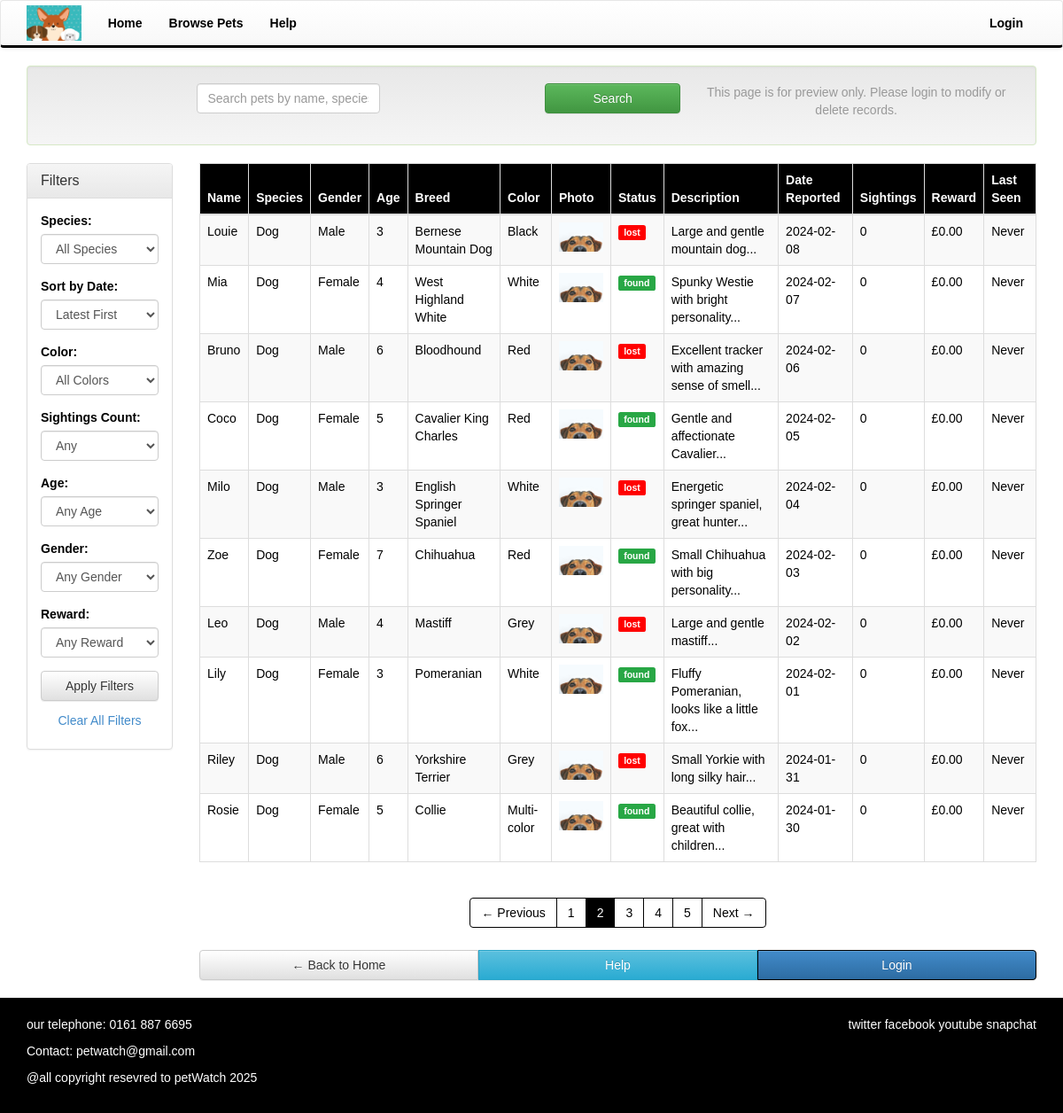
The page /controllers/browse.php?page=2 on the database its author committed.
### tables this page shows
CREATE TABLE "pets"
(
    id            INTEGER
        primary key autoincrement,
    name          TEXT,
    species       TEXT,
    breed         TEXT,
    color         TEXT,
    photo_url     TEXT,
    status        TEXT,
    description   TEXT,
    date_reported DATE,
    user_id       INTEGER
        references users,
    gender        TEXT,
    age           DECIMAL(4, 2),
    check (age >= 0 AND age <= 100),
    check (gender IN ('Male', 'Female')),
    check (status IN ('lost', 'found'))
);

### controllers/browse.php (called while the page is built, shortened)
<?php
require_once '../Model/PetModel.php';
$petModel = new PetModel('../database/petwatch.sqlite');
$search = isset($_GET['search']) ? $_GET['search'] : '';
$species = isset($_GET['species']) ? $_GET['species'] : '';
$color = isset($_GET['color']) ? $_GET['color'] : '';
$gender = isset($_GET['gender']) ? $_GET['gender'] : '';
$age = isset($_GET['age']) ? $_GET['age'] : '';
$sightings = isset($_GET['sightings']) ? $_GET['sightings'] : '';
$reward = isset($_GET['reward']) ? $_GET['reward'] : '';
$sort = isset($_GET['sort']) ? $_GET['sort'] : 'late';
$page = isset($_GET['page']) ? (int)$_GET['page'] : 1;
$filters = [
    'species' => $species,
    'color' => $color,
    'gender' => $gender,
    'age' => $age,
    'sightings' => $sightings,
    'reward' => $reward,
    'sort' => $sort
];
$filters = array_filter($filters);
$pets = $petModel->getPets($search, $filters, $page, 10);
$totalPets = $petModel->getTotalPets($search, $filters);
$totalPages = ceil($totalPets / 10);
include '../views/browse.phtml';
?>

### Model/PetModel.php (called while the page is built, shortened)
<?php
class PetModel
{
    private $db;
    public function __construct($databasePath)
    {
        try {
            $this->db = new PDO('sqlite:' . $databasePath);
            $this->db->setAttribute(PDO::ATTR_ERRMODE, PDO::ERRMODE_EXCEPTION);
        } catch (PDOException $e) {
            die("Database connection failed: " . $e->getMessage());
        }
    }
    public function getPets($search = '', $filters = [], $page = 1, $perPage = 10)
    {
        $offset = ($page - 1) * $perPage;
        $sql = "SELECT p.*,
                       COUNT(s.id) as sighting_count,
                       COALESCE(SUM(s.reward), 0) as total_reward,
                       MAX(s.timestamp) as last_sighting
                FROM pets p
                LEFT JOIN sightings s ON p.id = s.pet_id
                WHERE 1=1";
        $params = [];
        $sql .= " GROUP BY p.id";
        $sort = isset($filters['sort']) ? $filters['sort'] : 'late';
        if ($sort === 'early') {
            $sql .= " ORDER BY p.date_reported ASC";
        } else {
            $sql .= " ORDER BY p.date_reported DESC";
        }
        $sql .= " LIMIT ? OFFSET ?";
        $params[] = $perPage;
        $params[] = $offset;
        try {
            $stmt = $this->db->prepare($sql);
            $stmt->execute($params);
            return $stmt->fetchAll(PDO::FETCH_ASSOC);
        } catch (PDOException $e) {
            return [];
        }
    }
    public function getTotalPets($search = '', $filters = [])
    {
        $sql = "SELECT COUNT(DISTINCT p.id) as total
                FROM pets p
                WHERE 1=1";
        $params = [];
        try {
            $stmt = $this->db->prepare($sql);
            $stmt->execute($params);
            $result = $stmt->fetch(PDO::FETCH_ASSOC);
            return isset($result['total']) ? $result['total'] : 0;
        } catch (PDOException $e) {
            return 0;
        }
    }
}
?>

### views/browse.phtml (the view, shortened to what this page needs)
<?php global $search, $species, $sort, $color, $sightings, $age, $gender, $reward, $page, $totalPages; ?>
<?php include 'template/header.phtml'; ?>
    <div class="container">
        <div class="row">
            <div class="col-xs-12">
                <div class="well search-well text-center">
                    <form method="get" action="browse.php" class="form-inline">
                        <div class="form-group col-xs-12 col-sm-8 col-md-6 col-lg-6">
                            <input type="text" name="search" class="form-control"
                                   placeholder="Search pets by name, species, breed..."
                                   value="<?php echo htmlspecialchars($search); ?>">
                        </div>
                        <div class="form-group col-xs-12 col-sm-4 col-md-3 col-lg-2">
                            <button type="submit" class="btn btn-success btn-block">Search</button>
                        </div>
                    </form>
                    <p class="text-muted hidden-xs">
                        This page is for preview only. Please login to modify or delete records.
                    </p>
                </div>
            </div>
        </div>
        <div class="row">
            <div class="col-xs-12 col-md-3 col-lg-2">
                <div class="panel panel-default filter-panel">
                    <div class="panel-heading">
                        <h4 class="panel-title">
                            Filters
                        </h4>
                    </div>
                    <div id="filterCollapse" class="panel-body collapse in">
                        <form method="get" action="browse.php" id="filterForm">
                            <div class="form-group">
                                <label>Species:</label>
                                <select name="species" class="form-control" onchange="this.form.submit()">
                                    <option value="">All Species</option>
                                </select>
                            </div>
                            <div class="form-group">
                                <label>Sort by Date:</label>
                                <select name="sort" class="form-control" onchange="this.form.submit()">
                                    <option value="late" <?php echo $sort == 'late' ? 'selected' : ''; ?>>Latest First</option>
                                </select>
                            </div>
                            <div class="form-group">
                                <label>Color:</label>
                                <select name="color" class="form-control" onchange="this.form.submit()">
                                    <option value="">All Colors</option>
                                </select>
                            </div>
                            <div class="form-group">
                                <label>Sightings Count:</label>
                                <select name="sightings" class="form-control" onchange="this.form.submit()">
                                    <option value="">Any</option>
                                </select>
                            </div>
                            <div class="form-group">
                                <label>Age:</label>
                                <select name="age" class="form-control" onchange="this.form.submit()">
                                    <option value="">Any Age</option>
                                </select>
                            </div>
                            <div class="form-group">
                                <label>Gender:</label>
                                <select name="gender" class="form-control" onchange="this.form.submit()">
                                    <option value="">Any Gender</option>
                                </select>
                            </div>
                            <div class="form-group">
                                <label>Reward:</label>
                                <select name="reward" class="form-control" onchange="this.form.submit()">
                                    <option value="">Any Reward</option>
                                </select>
                            </div>
                            <button type="submit" class="btn btn-default btn-block">Apply Filters</button>
                            <a href="browse.php" class="btn btn-link btn-block">Clear All Filters</a>
                        </form>
                    </div>
                </div>
            </div>
            <div class="col-xs-12 col-md-9 col-lg-10">
                <?php if (empty($pets) && !empty($search)): ?>
                    <div class="alert alert-info text-center">
                        <p>Sorry, your search for "<?php echo htmlspecialchars($search); ?>" did not match any pets.</p>
                        <p>Try different keywords or <a href="browse.php">clear your search</a>.</p>
                    </div>
                <?php else: ?>
                    <div class="hidden-xs hidden-sm">
                        <div class="table-responsive">
                            <table class="table table-bordered table-striped">
                                <thead>
                                <tr>
                                    <th>Name</th>
                                    <th>Species</th>
                                    <th>Gender</th>
                                    <th>Age</th>
                                    <th>Breed</th>
                                    <th>Color</th>
                                    <th>Photo</th>
                                    <th>Status</th>
                                    <th>Description</th>
                                    <th>Date Reported</th>
                                    <th>Sightings</th>
                                    <th>Reward</th>
                                    <th>Last Seen</th>
                                </tr>
                                </thead>
                                <tbody>
                                <?php foreach ($pets as $pet): ?>
                                    <tr>
                                        <td><?php echo htmlspecialchars($pet['name']); ?></td>
                                        <td><?php echo htmlspecialchars($pet['species']); ?></td>
                                        <td><?php echo htmlspecialchars(isset($pet['gender']) ? $pet['gender'] : 'Unknown'); ?></td>
                                        <td><?php echo htmlspecialchars(isset($pet['age']) ? $pet['age'] : 'Unknown'); ?></td>
                                        <td><?php echo htmlspecialchars($pet['breed']); ?></td>
                                        <td><?php echo htmlspecialchars($pet['color']); ?></td>
                                        <td>
                                            <?php if (!empty($pet['photo_url'])): ?>
                                                <img src="../images/pet-image/dog.png" alt="Pet photo" class="img-responsive" style="max-width: 50px;">
                                            <?php else: ?>
                                                No photo
                                            <?php endif; ?>
                                        </td>
                                        <td>
                                            <span class="label <?php echo $pet['status'] == 'lost' ? 'label-danger' : 'label-success'; ?>">
                                                <?php echo htmlspecialchars($pet['status']); ?>
                                            </span>
                                        </td>
                                        <td><?php echo htmlspecialchars(substr($pet['description'], 0, 50) . '...'); ?></td>
                                        <td><?php echo htmlspecialchars($pet['date_reported']); ?></td>
                                        <td><?php echo htmlspecialchars(isset($pet['sighting_count']) ? $pet['sighting_count'] : 0); ?></td>
                                        <td>£<?php echo number_format(isset($pet['total_reward']) ? $pet['total_reward'] : 0, 2); ?></td>
                                        <td><?php echo htmlspecialchars(isset($pet['last_sighting']) ? $pet['last_sighting'] : 'Never'); ?></td>
                                    </tr>
                                <?php endforeach; ?>
                                </tbody>
                            </table>
                        </div>
                    </div>
                    <div class="row">
                        <div class="col-xs-12 text-center">
                            <ul class="pagination">
                                <?php if ($page > 1): ?>
                                    <li><a href="?<?php echo http_build_query(array_merge($_GET, ['page' => $page - 1])); ?>">← Previous</a></li>
                                <?php endif; ?>
                                <?php
                                $startPage = max(1, $page - 2);
                                $endPage = min($totalPages, $startPage + 4);
                                $startPage = max(1, $endPage - 4);
                                for ($i = $startPage; $i <= $endPage; $i++): ?>
                                    <li class="<?php echo $i == $page ? 'active' : ''; ?>">
                                        <a href="?<?php echo http_build_query(array_merge($_GET, ['page' => $i])); ?>"><?php echo $i; ?></a>
                                    </li>
                                <?php endfor; ?>
                                <?php if ($page < $totalPages): ?>
                                    <li><a href="?<?php echo http_build_query(array_merge($_GET, ['page' => $page + 1])); ?>">Next →</a></li>
                                <?php endif; ?>
                            </ul>
                        </div>
                    </div>
                <?php endif; ?>
                <div class="row">
                    <div class="col-xs-12">
                        <div class="btn-group btn-group-justified">
                            <a href="../index.php" class="btn btn-default">← Back to Home</a>
                            <a href="help.php" class="btn btn-info">Help</a>
                            <?php if (isset($_SESSION['loggedin']) && $_SESSION['loggedin'] === true): ?>
                                <a href="logout.php" class="btn btn-primary" onclick="return confirmLogout()">Logout</a>
                            <?php else: ?>
                                <a href="login.php" class="btn btn-primary">Login</a>
                            <?php endif; ?>
                        </div>
                    </div>
                </div>
            </div>
        </div>
    </div>
<?php include 'template/footer.phtml'; ?>

### css/my-style.css (style rules this page uses)
html, body { height: 100%; margin: 0; padding: 0; }
body { background-color: white; color: black; font-family: Arial, sans-serif; display: flex; flex-direction: column; min-height: 100vh; }
.btn-primary { background-color: black; border-color: black; }
.table th { background-color: #000; color: #fff; border-color: #000; }
.table-striped > tbody > tr:nth-of-type(odd) { background-color: #f9f9f9; }
.label-danger { background-color: #ff0000; }
.label-success { background-color: #28a745; }
.well { background-color: #dff0d8; border-color: #d6e9c6; }
.pagination > li > a { color: #000; border: 1px solid #000; }
.pagination > li.active > a { background-color: #000; border-color: #000; color: #fff; }

### rows shown on the page
pets: name "Louie", species "Dog", gender "Male", age "3", breed "Bernese Mountain Dog", color "Black", status "lost", description "Large and gentle mountain dog...", date_reported "2024-02-08", sighting_count "0", total_reward "0.00", last_sighting "Never"
pets: name "Mia", species "Dog", gender "Female", age "4", breed "West Highland White", color "White", status "found", description "Spunky Westie with bright personality...", date_reported "2024-02-07", sighting_count "0", total_reward "0.00", last_sighting "Never"
pets: name "Bruno", species "Dog", gender "Male", age "6", breed "Bloodhound", color "Red", status "lost", description "Excellent tracker with amazing sense of smell...", date_reported "2024-02-06", sighting_count "0", total_reward "0.00", last_sighting "Never"
pets: name "Coco", species "Dog", gender "Female", age "5", breed "Cavalier King Charles", color "Red", status "found", description "Gentle and affectionate Cavalier...", date_reported "2024-02-05", sighting_count "0", total_reward "0.00", last_sighting "Never"
pets: name "Milo", species "Dog", gender "Male", age "3", breed "English Springer Spaniel", color "White", status "lost", description "Energetic springer spaniel, great hunter...", date_reported "2024-02-04", sighting_count "0", total_reward "0.00", last_sighting "Never"
pets: name "Zoe", species "Dog", gender "Female", age "7", breed "Chihuahua", color "Red", status "found", description "Small Chihuahua with big personality...", date_reported "2024-02-03", sighting_count "0", total_reward "0.00", last_sighting "Never"
pets: name "Leo", species "Dog", gender "Male", age "4", breed "Mastiff", color "Grey", status "lost", description "Large and gentle mastiff...", date_reported "2024-02-02", sighting_count "0", total_reward "0.00", last_sighting "Never"
pets: name "Lily", species "Dog", gender "Female", age "3", breed "Pomeranian", color "White", status "found", description "Fluffy Pomeranian, looks like a little fox...", date_reported "2024-02-01", sighting_count "0", total_reward "0.00", last_sighting "Never"
pets: name "Riley", species "Dog", gender "Male", age "6", breed "Yorkshire Terrier", color "Grey", status "lost", description "Small Yorkie with long silky hair...", date_reported "2024-01-31", sighting_count "0", total_reward "0.00", last_sighting "Never"
pets: name "Rosie", species "Dog", gender "Female", age "5", breed "Collie", color "Multi-color", status "found", description "Beautiful collie, great with children...", date_reported "2024-01-30", sighting_count "0", total_reward "0.00", last_sighting "Never"
